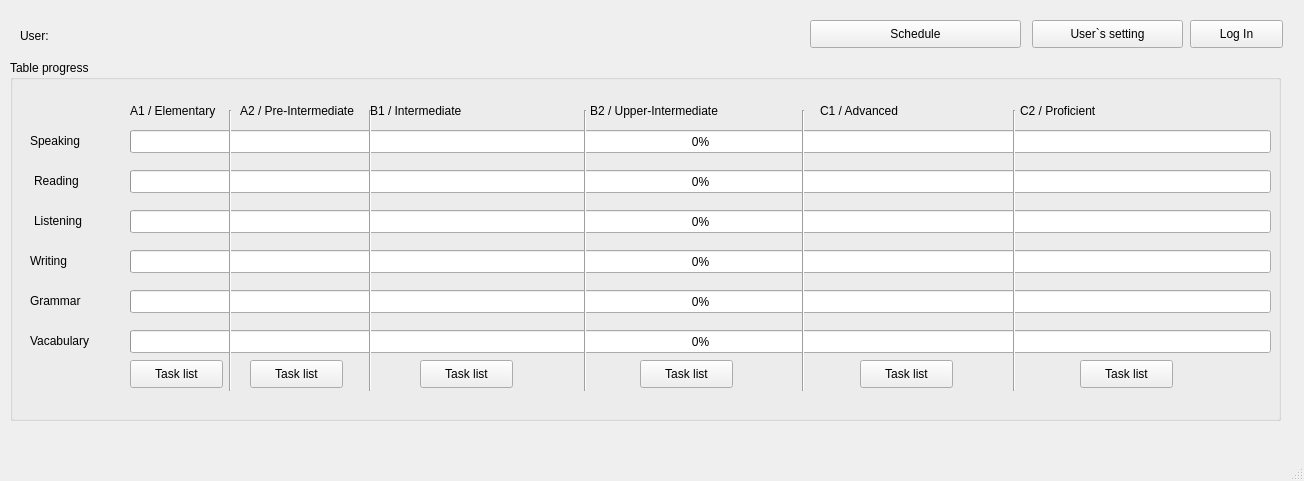
<?xml version="1.0" encoding="UTF-8"?>
<ui version="4.0">
 <class>MainWindow</class>
 <widget class="QMainWindow" name="MainWindow">
  <property name="geometry">
   <rect>
    <x>0</x>
    <y>0</y>
    <width>1304</width>
    <height>481</height>
   </rect>
  </property>
  <property name="windowTitle">
   <string>MainWindow</string>
  </property>
  <widget class="QWidget" name="centralwidget">
   <widget class="QGroupBox" name="groupBox">
    <property name="geometry">
     <rect>
      <x>10</x>
      <y>60</y>
      <width>1271</width>
      <height>361</height>
     </rect>
    </property>
    <property name="title">
     <string>Table progress</string>
    </property>
    <widget class="QLabel" name="label">
     <property name="geometry">
      <rect>
       <x>20</x>
       <y>70</y>
       <width>101</width>
       <height>21</height>
      </rect>
     </property>
     <property name="text">
      <string>Speaking</string>
     </property>
    </widget>
    <widget class="QLabel" name="label_2">
     <property name="geometry">
      <rect>
       <x>24</x>
       <y>110</y>
       <width>91</width>
       <height>21</height>
      </rect>
     </property>
     <property name="text">
      <string>Reading</string>
     </property>
    </widget>
    <widget class="QLabel" name="label_3">
     <property name="geometry">
      <rect>
       <x>24</x>
       <y>150</y>
       <width>91</width>
       <height>21</height>
      </rect>
     </property>
     <property name="text">
      <string>Listening</string>
     </property>
    </widget>
    <widget class="QLabel" name="label_4">
     <property name="geometry">
      <rect>
       <x>20</x>
       <y>190</y>
       <width>101</width>
       <height>21</height>
      </rect>
     </property>
     <property name="text">
      <string>Writing</string>
     </property>
    </widget>
    <widget class="QLabel" name="label_5">
     <property name="geometry">
      <rect>
       <x>20</x>
       <y>230</y>
       <width>101</width>
       <height>21</height>
      </rect>
     </property>
     <property name="text">
      <string>Grammar</string>
     </property>
    </widget>
    <widget class="QLabel" name="label_6">
     <property name="geometry">
      <rect>
       <x>20</x>
       <y>270</y>
       <width>101</width>
       <height>21</height>
      </rect>
     </property>
     <property name="text">
      <string>Vacabulary</string>
     </property>
    </widget>
    <widget class="QLabel" name="label_7">
     <property name="geometry">
      <rect>
       <x>120</x>
       <y>40</y>
       <width>111</width>
       <height>21</height>
      </rect>
     </property>
     <property name="text">
      <string>A1 / Elementary</string>
     </property>
    </widget>
    <widget class="QLabel" name="label_9">
     <property name="geometry">
      <rect>
       <x>230</x>
       <y>40</y>
       <width>131</width>
       <height>21</height>
      </rect>
     </property>
     <property name="text">
      <string>A2 / Pre-Intermediate</string>
     </property>
    </widget>
    <widget class="QLabel" name="label_10">
     <property name="geometry">
      <rect>
       <x>360</x>
       <y>40</y>
       <width>161</width>
       <height>21</height>
      </rect>
     </property>
     <property name="text">
      <string>B1 / Intermediate</string>
     </property>
    </widget>
    <widget class="QLabel" name="label_11">
     <property name="geometry">
      <rect>
       <x>580</x>
       <y>40</y>
       <width>141</width>
       <height>21</height>
      </rect>
     </property>
     <property name="text">
      <string>B2 / Upper-Intermediate</string>
     </property>
    </widget>
    <widget class="QLabel" name="label_12">
     <property name="geometry">
      <rect>
       <x>810</x>
       <y>30</y>
       <width>101</width>
       <height>41</height>
      </rect>
     </property>
     <property name="text">
      <string>C1 / Advanced</string>
     </property>
    </widget>
    <widget class="QLabel" name="label_13">
     <property name="geometry">
      <rect>
       <x>1010</x>
       <y>30</y>
       <width>121</width>
       <height>41</height>
      </rect>
     </property>
     <property name="text">
      <string>C2 / Proficient</string>
     </property>
    </widget>
    <widget class="QProgressBar" name="progressBar">
     <property name="geometry">
      <rect>
       <x>120</x>
       <y>70</y>
       <width>1141</width>
       <height>23</height>
      </rect>
     </property>
     <property name="maximum">
      <number>10000</number>
     </property>
     <property name="value">
      <number>0</number>
     </property>
    </widget>
    <widget class="QProgressBar" name="progressBar_2">
     <property name="geometry">
      <rect>
       <x>120</x>
       <y>110</y>
       <width>1141</width>
       <height>23</height>
      </rect>
     </property>
     <property name="maximum">
      <number>10000</number>
     </property>
     <property name="value">
      <number>0</number>
     </property>
    </widget>
    <widget class="QProgressBar" name="progressBar_3">
     <property name="geometry">
      <rect>
       <x>120</x>
       <y>150</y>
       <width>1141</width>
       <height>23</height>
      </rect>
     </property>
     <property name="maximum">
      <number>10000</number>
     </property>
     <property name="value">
      <number>0</number>
     </property>
    </widget>
    <widget class="QProgressBar" name="progressBar_4">
     <property name="geometry">
      <rect>
       <x>120</x>
       <y>190</y>
       <width>1141</width>
       <height>23</height>
      </rect>
     </property>
     <property name="maximum">
      <number>10000</number>
     </property>
     <property name="value">
      <number>0</number>
     </property>
    </widget>
    <widget class="QProgressBar" name="progressBar_5">
     <property name="geometry">
      <rect>
       <x>120</x>
       <y>230</y>
       <width>1141</width>
       <height>23</height>
      </rect>
     </property>
     <property name="maximum">
      <number>10000</number>
     </property>
     <property name="value">
      <number>0</number>
     </property>
    </widget>
    <widget class="QProgressBar" name="progressBar_6">
     <property name="geometry">
      <rect>
       <x>120</x>
       <y>270</y>
       <width>1141</width>
       <height>23</height>
      </rect>
     </property>
     <property name="maximum">
      <number>10000</number>
     </property>
     <property name="value">
      <number>0</number>
     </property>
    </widget>
    <widget class="Line" name="line">
     <property name="geometry">
      <rect>
       <x>190</x>
       <y>50</y>
       <width>61</width>
       <height>281</height>
      </rect>
     </property>
     <property name="orientation">
      <enum>Qt::Vertical</enum>
     </property>
    </widget>
    <widget class="Line" name="line_2">
     <property name="geometry">
      <rect>
       <x>340</x>
       <y>50</y>
       <width>41</width>
       <height>281</height>
      </rect>
     </property>
     <property name="orientation">
      <enum>Qt::Vertical</enum>
     </property>
    </widget>
    <widget class="Line" name="line_3">
     <property name="geometry">
      <rect>
       <x>460</x>
       <y>50</y>
       <width>231</width>
       <height>281</height>
      </rect>
     </property>
     <property name="orientation">
      <enum>Qt::Vertical</enum>
     </property>
    </widget>
    <widget class="Line" name="line_4">
     <property name="geometry">
      <rect>
       <x>783</x>
       <y>50</y>
       <width>20</width>
       <height>281</height>
      </rect>
     </property>
     <property name="orientation">
      <enum>Qt::Vertical</enum>
     </property>
    </widget>
    <widget class="Line" name="line_5">
     <property name="geometry">
      <rect>
       <x>959</x>
       <y>50</y>
       <width>91</width>
       <height>281</height>
      </rect>
     </property>
     <property name="orientation">
      <enum>Qt::Vertical</enum>
     </property>
    </widget>
    <widget class="QPushButton" name="pushButton">
     <property name="geometry">
      <rect>
       <x>120</x>
       <y>300</y>
       <width>93</width>
       <height>28</height>
      </rect>
     </property>
     <property name="text">
      <string>Task list</string>
     </property>
    </widget>
    <widget class="QPushButton" name="pushButton_2">
     <property name="geometry">
      <rect>
       <x>240</x>
       <y>300</y>
       <width>93</width>
       <height>28</height>
      </rect>
     </property>
     <property name="text">
      <string>Task list</string>
     </property>
    </widget>
    <widget class="QPushButton" name="pushButton_3">
     <property name="geometry">
      <rect>
       <x>410</x>
       <y>300</y>
       <width>93</width>
       <height>28</height>
      </rect>
     </property>
     <property name="text">
      <string>Task list</string>
     </property>
    </widget>
    <widget class="QPushButton" name="pushButton_4">
     <property name="geometry">
      <rect>
       <x>630</x>
       <y>300</y>
       <width>93</width>
       <height>28</height>
      </rect>
     </property>
     <property name="text">
      <string>Task list</string>
     </property>
    </widget>
    <widget class="QPushButton" name="pushButton_5">
     <property name="geometry">
      <rect>
       <x>850</x>
       <y>300</y>
       <width>93</width>
       <height>28</height>
      </rect>
     </property>
     <property name="text">
      <string>Task list</string>
     </property>
    </widget>
    <widget class="QPushButton" name="pushButton_6">
     <property name="geometry">
      <rect>
       <x>1070</x>
       <y>300</y>
       <width>93</width>
       <height>28</height>
      </rect>
     </property>
     <property name="text">
      <string>Task list</string>
     </property>
    </widget>
   </widget>
   <widget class="QLabel" name="label_8">
    <property name="geometry">
     <rect>
      <x>20</x>
      <y>10</y>
      <width>201</width>
      <height>51</height>
     </rect>
    </property>
    <property name="text">
     <string>User: </string>
    </property>
   </widget>
   <widget class="QPushButton" name="pushButton_7">
    <property name="geometry">
     <rect>
      <x>1190</x>
      <y>20</y>
      <width>93</width>
      <height>28</height>
     </rect>
    </property>
    <property name="text">
     <string>Log In</string>
    </property>
   </widget>
   <widget class="QPushButton" name="pushButton_8">
    <property name="geometry">
     <rect>
      <x>810</x>
      <y>20</y>
      <width>211</width>
      <height>28</height>
     </rect>
    </property>
    <property name="text">
     <string>Schedule</string>
    </property>
   </widget>
   <widget class="QPushButton" name="pushButton_9">
    <property name="geometry">
     <rect>
      <x>1032</x>
      <y>20</y>
      <width>151</width>
      <height>28</height>
     </rect>
    </property>
    <property name="text">
     <string>User`s setting</string>
    </property>
   </widget>
   <widget class="QLabel" name="label_14">
    <property name="geometry">
     <rect>
      <x>260</x>
      <y>20</y>
      <width>521</width>
      <height>31</height>
     </rect>
    </property>
    <property name="text">
     <string/>
    </property>
   </widget>
  </widget>
  <widget class="QMenuBar" name="menubar">
   <property name="geometry">
    <rect>
     <x>0</x>
     <y>0</y>
     <width>1304</width>
     <height>26</height>
    </rect>
   </property>
  </widget>
  <widget class="QStatusBar" name="statusbar"/>
 </widget>
 <resources/>
 <connections/>
</ui>
